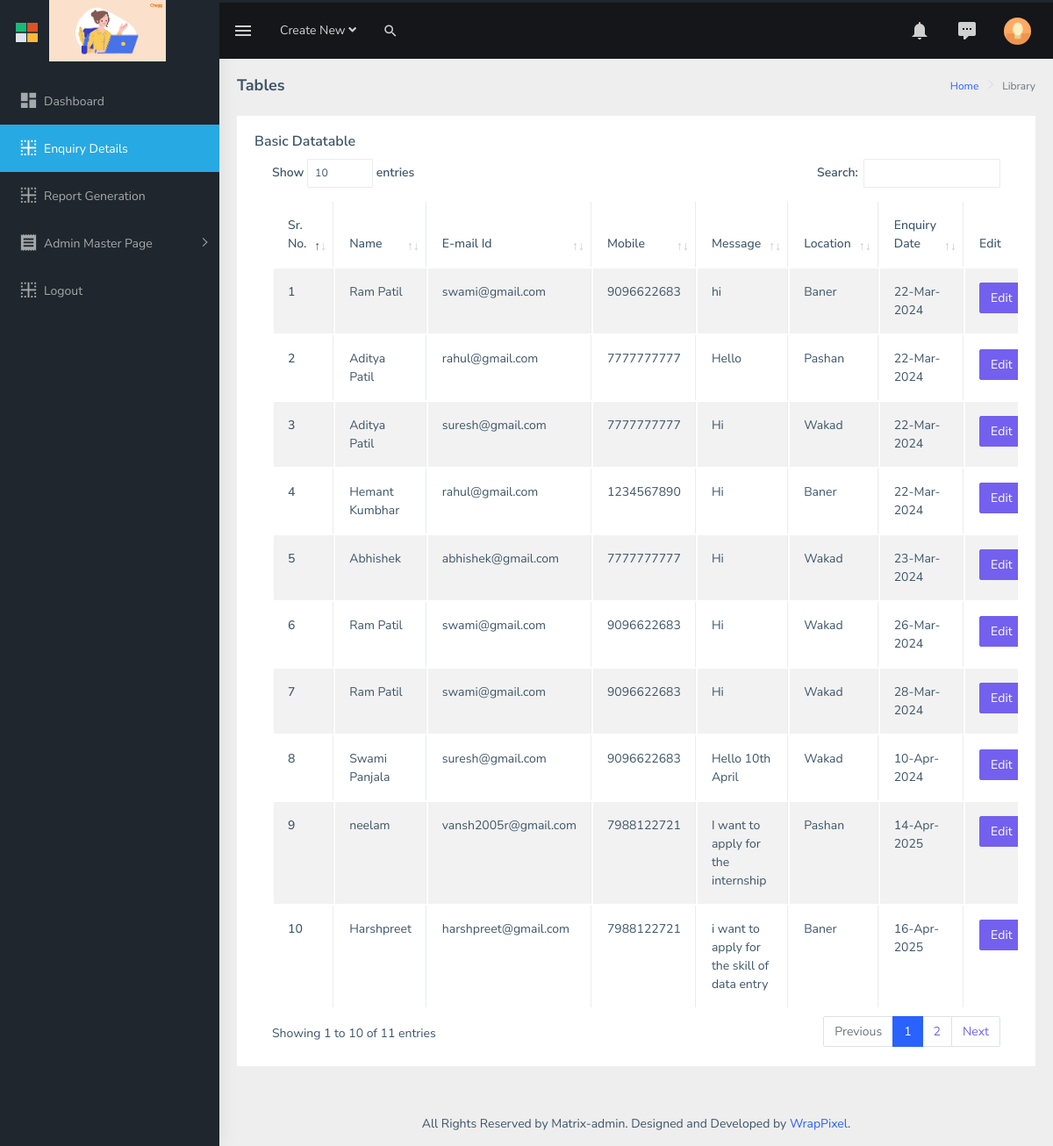
The app's page /enquiry-details/ (signed in) with its own data.
### application/models.py (models this page shows, shortened)
class enquiry_table(models.Model):
    name = models.CharField(max_length=255)
    email = models.EmailField(max_length=255)
    phone = models.CharField(max_length=10)
    message = models.TextField()
    dropdown = models.CharField(max_length=100)
    date_field = models.DateField(default=date.today)

### application/views.py (the view)
# urls.py: path('enquiry-details/', views.enquiry_details, name='enquiry_details'),
@login_required(login_url='login')
def enquiry_details(request):
    data = enquiry_table.objects.all()
    records = { 'abc':data }
    return render(request, 'dashboard/tables.html', records)

### templates/dashboard/tables.html (shortened to what this page needs)
{% load static %}
<!DOCTYPE html>
<html dir="ltr" lang="en">
  <head>
    <link
      rel="stylesheet"
      type="text/css"
      href="{% static 'dashboard/assets/extra-libs/multicheck/multicheck.css' %}"
    />
    <link
      href="{% static 'dashboard/assets/libs/datatables.net-bs4/css/dataTables.bootstrap4.css' %}"
      rel="stylesheet"
    />
    <link href="{% static 'dashboard/dist/css/style.min.css' %}" rel="stylesheet" />
  </head>
  <body>
    <div
      id="main-wrapper"
      data-layout="vertical"
      data-navbarbg="skin5"
      data-sidebartype="full"
      data-sidebar-position="absolute"
      data-header-position="absolute"
      data-boxed-layout="full"
    >
      <header class="topbar" data-navbarbg="skin5">
        <nav class="navbar top-navbar navbar-expand-md navbar-dark">
          <div class="navbar-header" data-logobg="skin5">
            <a class="navbar-brand" href="index.html">
              <b class="logo-icon ps-2">
                <img
                  src="{% static 'dashboard/assets/images/logo-icon.png' %}"
                  alt="homepage"
                  class="light-logo"
                  width="25"
                />
              </b>
              <span class="logo-text ms-2">
                <img
                  src="{% static 'dashboard/assets/images/house-wife-logo.png' %}"
                  style="height:70px;width:100%;"
                  alt="homepage"
                  class="light-logo"
                />
              </span>
            </a>
          </div>
          <div
            class="navbar-collapse collapse"
            id="navbarSupportedContent"
            data-navbarbg="skin5"
          >
            <ul class="navbar-nav float-start me-auto">
              <li class="nav-item d-none d-lg-block">
                <a
                  class="nav-link sidebartoggler waves-effect waves-light"
                  href="javascript:void(0)"
                  data-sidebartype="mini-sidebar"
                  ><i class="mdi mdi-menu font-24"></i
                ></a>
              </li>
              <li class="nav-item dropdown">
                <a
                  class="nav-link dropdown-toggle"
                  href="#"
                  id="navbarDropdown"
                  role="button"
                  data-bs-toggle="dropdown"
                  aria-expanded="false"
                >
                  <span class="d-none d-md-block"
                    >Create New <i class="fa fa-angle-down"></i
                  ></span>
                </a>
              </li>
              <li class="nav-item search-box">
                <a
                  class="nav-link waves-effect waves-dark"
                  href="javascript:void(0)"
                  ><i class="mdi mdi-magnify fs-4"></i
                ></a>
              </li>
            </ul>
            <ul class="navbar-nav float-end">
              <li class="nav-item dropdown">
                <a
                  class="nav-link dropdown-toggle"
                  href="#"
                  id="navbarDropdown"
                  role="button"
                  data-bs-toggle="dropdown"
                  aria-expanded="false"
                >
                  <i class="mdi mdi-bell font-24"></i>
                </a>
              </li>
              <li class="nav-item dropdown">
                <a
                  class="nav-link dropdown-toggle waves-effect waves-dark"
                  href="#"
                  id="2"
                  role="button"
                  data-bs-toggle="dropdown"
                  aria-expanded="false"
                >
                  <i class="font-24 mdi mdi-comment-processing"></i>
                </a>
              </li>
              <li class="nav-item dropdown">
                <a
                  class="
                    nav-link
                    dropdown-toggle
                    text-muted
                    waves-effect waves-dark
                    pro-pic
                  "
                  href="#"
                  id="navbarDropdown"
                  role="button"
                  data-bs-toggle="dropdown"
                  aria-expanded="false"
                >
                  <img
                    src="{% static 'dashboard/assets/images/users/1.jpg' %}"
                    alt="user"
                    class="rounded-circle"
                    width="31"
                  />
                </a>
              </li>
            </ul>
          </div>
        </nav>
      </header>
      <aside class="left-sidebar" data-sidebarbg="skin5">
        <div class="scroll-sidebar">
          <nav class="sidebar-nav">
            <ul id="sidebarnav" class="pt-4">
              <li class="sidebar-item">
                <a
                  class="sidebar-link waves-effect waves-dark sidebar-link"
                  href="{% url 'dashboarddemo' %}"
                  aria-expanded="false"
                  ><i class="mdi mdi-view-dashboard"></i
                  ><span class="hide-menu">Dashboard</span></a
                >
              </li>
              <li class="sidebar-item">
                <a
                  class="sidebar-link waves-effect waves-dark sidebar-link"
                  href="{% url 'enquiry_details' %}"
                  aria-expanded="false"
                  ><i class="mdi mdi-border-inside"></i
                  ><span class="hide-menu">Enquiry Details</span></a
                >
              </li>
              <li class="sidebar-item">
                <a
                  class="sidebar-link waves-effect waves-dark sidebar-link"
                  href="{% url 'reports' %}"
                  aria-expanded="false"
                  ><i class="mdi mdi-border-inside"></i
                  ><span class="hide-menu">Report Generation</span></a
                >
              </li>
              <li class="sidebar-item">
                <a
                  class="sidebar-link has-arrow waves-effect waves-dark"
                  href="javascript:void(0)"
                  aria-expanded="false"
                  ><i class="mdi mdi-receipt"></i
                  ><span class="hide-menu">Admin Master Page </span></a
                >
              </li>
              <li class="sidebar-item">
                <a
                  class="sidebar-link waves-effect waves-dark sidebar-link"
                  href="{% url 'logout' %}"
                  aria-expanded="false"
                  ><i class="mdi mdi-border-inside"></i
                  ><span class="hide-menu">Logout</span></a
                >
              </li>
            </ul>
          </nav>
        </div>
      </aside>
      <div class="page-wrapper">
        <div class="page-breadcrumb">
          <div class="row">
            <div class="col-12 d-flex no-block align-items-center">
              <h4 class="page-title">Tables</h4>
              <div class="ms-auto text-end">
                <nav aria-label="breadcrumb">
                  <ol class="breadcrumb">
                    <li class="breadcrumb-item"><a href="#">Home</a></li>
                    <li class="breadcrumb-item active" aria-current="page">
                      Library
                    </li>
                  </ol>
                </nav>
              </div>
            </div>
          </div>
        </div>
        <div class="container-fluid">
          <div class="row">
            <div class="col-12">
              <div class="card">
                <div class="card-body">
                  <h5 class="card-title">Basic Datatable</h5>
                  <div class="table-responsive">
                    <table
                      id="zero_config"
                      class="table table-striped table-bordered"
                    >
                      <thead>
                        <tr>
                          <th>Sr. No.</th>
                          <th>Name</th>
                          <th>E-mail Id</th>
                          <th>Mobile</th>
                          <th>Message</th>
                          <th>Location</th>
                          <th>Enquiry Date</th>
                          <th>Edit</th>
                        </tr>
                      </thead>
                      <tbody>
                        {% for x in abc %}
                        <tr>
                        <th scope="row">{{ forloop.counter }}</th>
                        <td>{{ x.name }} </td>
                        <td>{{ x.email }}</td>
                        <td>{{ x.phone }}</td>
                        <td>{{ x.message }}</td>
                        <td>{{ x.dropdown }}</td>
                        <td>{{ x.date_field|date:"d-M-Y" }}</td>
                        <td> <a href="{% url 'edit_record' x.id %}"> <button type="button" class="btn btn-primary">Edit</button> </a>
                        </td>
                        </tr>
                      {% endfor %}
                      </tbody>
                    </table>
                  </div>
                </div>
              </div>
            </div>
          </div>
        </div>
        <footer class="footer text-center">
          All Rights Reserved by Matrix-admin. Designed and Developed by
          <a href="https://www.wrappixel.com">WrapPixel</a>.
        </footer>
      </div>
    </div>
  </body>
</html>

### records on screen
enquiry_table: name "Ram Patil", email "swami@gmail.com", phone "9096622683", message "hi", dropdown "Baner", date_field "22-Mar-2024"
enquiry_table: name "Aditya Patil", email "rahul@gmail.com", phone "7777777777", message "Hello", dropdown "Pashan", date_field "22-Mar-2024"
enquiry_table: name "Aditya Patil", email "suresh@gmail.com", phone "7777777777", message "Hi", dropdown "Wakad", date_field "22-Mar-2024"
enquiry_table: name "Hemant Kumbhar", email "rahul@gmail.com", phone "1234567890", message "Hi", dropdown "Baner", date_field "22-Mar-2024"
enquiry_table: name "Abhishek", email "abhishek@gmail.com", phone "7777777777", message "Hi", dropdown "Wakad", date_field "23-Mar-2024"
enquiry_table: name "Ram Patil", email "swami@gmail.com", phone "9096622683", message "Hi", dropdown "Wakad", date_field "26-Mar-2024"
enquiry_table: name "Ram Patil", email "swami@gmail.com", phone "9096622683", message "Hi", dropdown "Wakad", date_field "28-Mar-2024"
enquiry_table: name "Swami Panjala", email "suresh@gmail.com", phone "9096622683", message "Hello 10th April", dropdown "Wakad", date_field "10-Apr-2024"
enquiry_table: name "neelam", email "vansh2005r@gmail.com", phone "7988122721", message "I want to apply for the internship", dropdown "Pashan", date_field "14-Apr-2025"
enquiry_table: name "Harshpreet", email "harshpreet@gmail.com", phone "7988122721", message "i want to apply for the skill of data entry", dropdown "Baner", date_field "16-Apr-2025"
